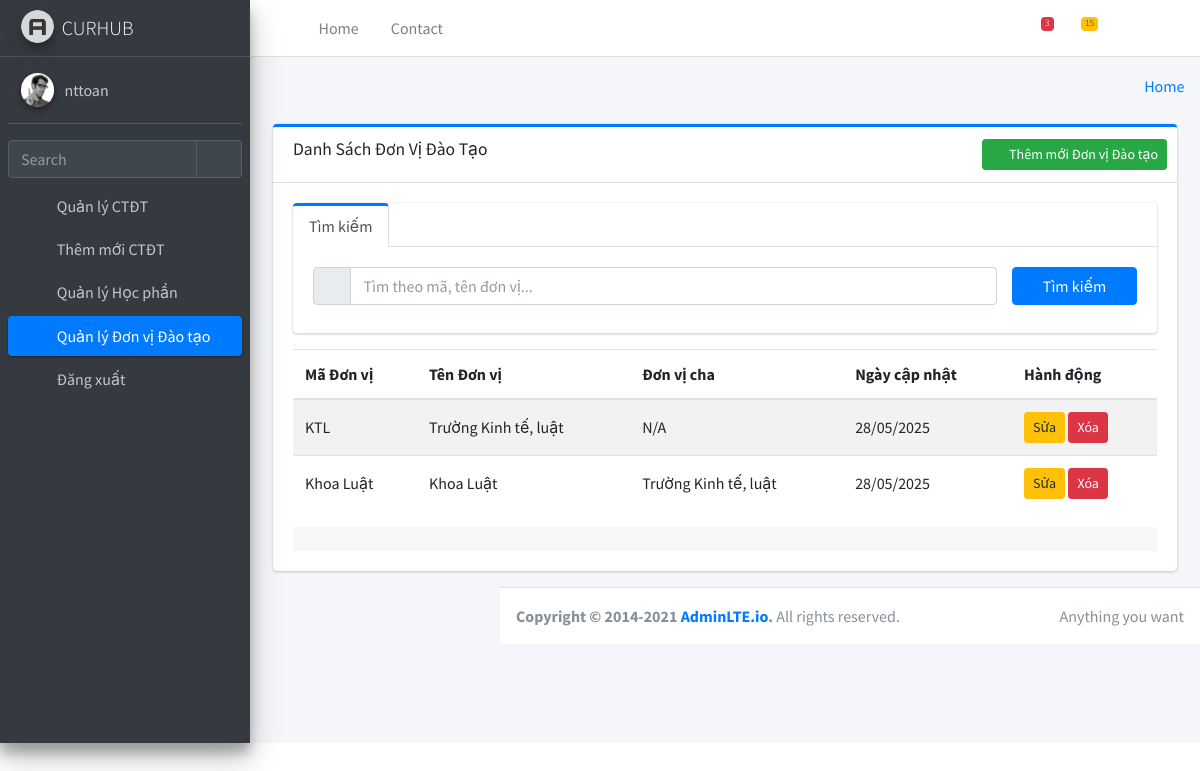
The page /daotao/danh-sach-don-vi/ (signed in) on the database its author committed.
### daotao/models.py (models this page shows, shortened)
class DonViDaoTao(models.Model):
    ma_don_vi = models.CharField(max_length=20, unique=True, verbose_name="Mã đơn vị")
    ten_don_vi = models.CharField(max_length=255, verbose_name="Tên đơn vị đào tạo")
    don_vi_cha = models.ForeignKey(
        'self', on_delete=models.SET_NULL, null=True, blank=True,
        related_name='don_vi_con', verbose_name="Đơn vị cha"
    )
    mo_ta = models.TextField(blank=True, null=True, verbose_name="Mô tả đơn vị")
    ngay_tao = models.DateTimeField(auto_now_add=True, verbose_name="Ngày tạo")
    ngay_cap_nhat = models.DateTimeField(auto_now=True, verbose_name="Ngày cập nhật")
    class Meta:
        verbose_name = "Đơn vị Đào tạo"
        verbose_name_plural = "Các Đơn vị Đào tạo"
        ordering = ['don_vi_cha__ten_don_vi', 'ten_don_vi']

### daotao/views.py (the view)
# urls.py: path('danh-sach-don-vi/', views.danh_sach_don_vi, name='danh_sach_don_vi'),
@login_required
def danh_sach_don_vi(request):
    don_vi_list = DonViDaoTao.objects.all().order_by('ma_don_vi')
    paginator = Paginator(don_vi_list, 20)
    page_number = request.GET.get('page')
    page_obj = paginator.get_page(page_number)
    context = {
        'page_obj': page_obj,
        'page_title': 'Danh Sách Đơn Vị Đào Tạo'
    }
    return render(request, 'daotao/danh_sach_don_vi.html', context)

### daotao/templates/daotao/danh_sach_don_vi.html (shortened to what this page needs)
{% extends 'base.html' %}
{% load static %}
{% block content %}
<div class="container-fluid">
    <div class="row">
        <div class="col-md-12">
            <div class="card card-primary card-outline">
                <div class="card-header">
                    <h3 class="card-title">{{ page_title|default:"DANH SÁCH ĐƠN VỊ ĐÀO TẠO" }}</h3>
                    <div class="card-tools">
                        <a href="{% url 'daotao:them_don_vi' %}" class="btn btn-success btn-sm">
                            <i class="fas fa-plus-circle mr-1"></i> Thêm mới Đơn vị Đào tạo
                        </a>
                    </div>
                </div>
                <div class="card-body">
                    <div class="card card-primary card-outline card-outline-tabs mb-3">
                        <div class="card-header p-0 border-bottom-0">
                            <ul class="nav nav-tabs" id="custom-tabs-four-tab" role="tablist">
                                <li class="nav-item">
                                    <a class="nav-link active" id="search-tab" data-toggle="pill" href="#search-tab-pane" role="tab" aria-controls="search-tab-pane" aria-selected="true">Tìm kiếm</a>
                                </li>
                            </ul>
                        </div>
                        <div class="card-body">
                            <div class="tab-content" id="custom-tabs-four-tabContent">
                                <div class="tab-pane fade show active" id="search-tab-pane" role="tabpanel">
                                    <form method="get" action="{% url 'daotao:danh_sach_don_vi' %}" class="row g-3 align-items-center">
                                        <div class="col-lg-10 col-md-12 mb-2">
                                            <div class="input-group">
                                                <div class="input-group-prepend">
                                                    <span class="input-group-text"><i class="fas fa-search"></i></span>
                                                </div>
                                                <input type="text" name="q" class="form-control" placeholder="Tìm theo mã, tên đơn vị..." value="{{ query_search }}">
                                            </div>
                                        </div>
                                        <div class="col-lg-2 col-md-12 mb-2">
                                            <button type="submit" class="btn btn-primary w-100">Tìm kiếm</button>
                                        </div>
                                    </form>
                                </div>
                            </div>
                        </div>
                    </div>
                    <div class="table-responsive">
                    {% if page_obj %}
                    <table class="table table-striped table-valign-middle">
                        <thead>
                            <tr>
                                <th>Mã Đơn vị</th>
                                <th>Tên Đơn vị</th>
                                <th>Đơn vị cha</th>
                                <th>Ngày cập nhật</th>
                                <th>Hành động</th>
                            </tr>
                        </thead>
                        <tbody>
                            {% for don_vi in page_obj %}
                            <tr>
                                <td>{{ don_vi.ma_don_vi }}</td>
                                <td>{{ don_vi.ten_don_vi }}</td>
                                <td>{{ don_vi.don_vi_cha.ten_don_vi|default:"N/A" }}</td>
                                <td>{{ don_vi.ngay_cap_nhat|date:"d/m/Y" }}</td>
                                <td>
                                    <a href="{% url 'daotao:sua_don_vi' pk_don_vi=don_vi.pk %}" class="btn btn-warning btn-sm">Sửa</a>
                                    <a href="{% url 'daotao:xoa_don_vi' pk_don_vi=don_vi.pk %}" class="btn btn-danger btn-sm">Xóa</a>
                                </td>
                            </tr>
                            {% endfor %}
                        </tbody>
                    </table>
                    {% else %}
                    <div class="alert alert-warning text-center m-3">
                        <h4 class="alert-heading">Không tìm thấy dữ liệu!</h4>
                        <p>Không có đơn vị đào tạo nào phù hợp với điều kiện tìm kiếm của bạn.</p>
                    </div>
                    {% endif %}
                </div>
                <div class="card-footer clearfix">
                </div>
            </div>
        </div>
    </div>
</div>
{% endblock content %}

### daotao/templates/base.html (shortened to what this page needs)
{% load static %}
<!DOCTYPE html>
<html lang="en">
<head>
  <link rel="stylesheet" href="{% static 'adminlte/plugins/fontawesome-free/css/all.min.css' %}">
  <link rel="stylesheet" href="{% static 'adminlte/dist/css/adminlte.min.css' %}">
  <link rel="stylesheet" href="{% static 'adminlte/plugins/select2/css/select2.min.css' %}">
  <link rel="stylesheet" href="{% static 'adminlte/plugins/select2-bootstrap4-theme/select2-bootstrap4.min.css' %}">
  <link rel="stylesheet" href="{% static 'adminlte/plugins/summernote/summernote-bs4.min.css' %}">
</head>
<body class="hold-transition sidebar-mini">
<div class="wrapper">
  <nav class="main-header navbar navbar-expand navbar-white navbar-light">
    <ul class="navbar-nav">
      <li class="nav-item">
        <a class="nav-link" data-widget="pushmenu" href="#" role="button"><i class="fas fa-bars"></i></a>
      </li>
      <li class="nav-item d-none d-sm-inline-block">
        <a href="{% url 'daotao:danh_sach_ctdt' %}" class="nav-link">Home</a>
      </li>
      <li class="nav-item d-none d-sm-inline-block">
        <a href="#" class="nav-link">Contact</a>
      </li>
    </ul>
    <ul class="navbar-nav ml-auto">
      <li class="nav-item">
        <a class="nav-link" data-widget="navbar-search" href="#" role="button">
          <i class="fas fa-search"></i>
        </a>
      </li>
      <li class="nav-item dropdown">
        <a class="nav-link" data-toggle="dropdown" href="#">
          <i class="far fa-comments"></i>
          <span class="badge badge-danger navbar-badge">3</span>
        </a>
      </li>
      <li class="nav-item dropdown">
        <a class="nav-link" data-toggle="dropdown" href="#">
          <span class="badge badge-warning navbar-badge">15</span>
        </a>
      </li>
      <li class="nav-item">
        <a class="nav-link" data-widget="fullscreen" href="#" role="button">
          <i class="fas fa-expand-arrows-alt"></i>
        </a>
      </li>
      <li class="nav-item">
        <a class="nav-link" data-widget="control-sidebar" data-slide="true" href="#" role="button">
          <i class="fas fa-th-large"></i>
        </a>
      </li>
    </ul>
  </nav>
  <aside class="main-sidebar sidebar-dark-primary elevation-4">
    <a href="{% url 'daotao:danh_sach_ctdt' %}" class="brand-link">
      <img src="{% static 'adminlte/dist/img/AdminLTELogo.png' %}" alt="AdminLTE Logo" class="brand-image img-circle elevation-3" style="opacity: .8">
      <span class="brand-text font-weight-light">CURHUB</span>
    </a>
    <div class="sidebar">
      <div class="user-panel mt-3 pb-3 mb-3 d-flex">
        <div class="image">
          <img src="{% static 'adminlte/dist/img/user2-160x160.jpg' %}" class="img-circle elevation-2" alt="User Image">
        </div>
        <div class="info">
          <a href="#" class="d-block">{{ request.user.username }}</a>
        </div>
      </div>
      <div class="form-inline">
        <div class="input-group" data-widget="sidebar-search">
          <input class="form-control form-control-sidebar" type="search" placeholder="Search" aria-label="Search">
          <div class="input-group-append">
            <button class="btn btn-sidebar">
              <i class="fas fa-search fa-fw"></i>
            </button>
          </div>
        </div>
      </div>
      <nav class="mt-2">
        <ul class="nav nav-pills nav-sidebar flex-column" data-widget="treeview" role="menu" data-accordion="false">
          <li class="nav-item">
            <a href="{% url 'daotao:danh_sach_ctdt' %}" class="nav-link ">
                <i class="nav-icon fas fa-graduation-cap"></i>
                <p>Quản lý CTĐT</p>
            </a>
          </li>
          <li class="nav-item">
            <a href="{% url 'daotao:them_ctdt' %}" class="nav-link {% if request.resolver_match.url_name == 'them_ctdt' %}active{% endif %}">
                <i class="nav-icon fas fa-plus-circle"></i>
                <p>Thêm mới CTĐT</p>
            </a>
          </li>
          <li class="nav-item">
            <a href="{% url 'daotao:danh_sach_hoc_phan' %}" class="nav-link {% if request.resolver_match.url_name == 'danh_sach_hoc_phan' %}active{% endif %}">
                <i class="nav-icon fas fa-book"></i>
                <p>Quản lý Học phần</p>
            </a>
          </li>
          <li class="nav-item">
            <a href="{% url 'daotao:danh_sach_don_vi' %}" class="nav-link {% if request.resolver_match.url_name == 'danh_sach_don_vi' %}active{% endif %}">
                <i class="nav-icon fas fa-building"></i>
                <p>Quản lý Đơn vị Đào tạo</p>
            </a>
          </li>
          <li class="nav-item">
            <a href="#" class="nav-link" onclick="event.preventDefault(); document.getElementById('logout-form').submit();">
                <i class="nav-icon fas fa-sign-out-alt"></i>
                <p>Đăng xuất</p>
            </a>
          </li>
        </ul>
      </nav>
    </div>
  </aside>
  <div class="content-wrapper">
    <div class="content-header">
      <div class="container-fluid">
        <div class="row mb-2">
          <div class="col-sm-6">
          </div>
          <div class="col-sm-6">
            <ol class="breadcrumb float-sm-right">
              <li class="breadcrumb-item"><a href="{% url 'daotao:danh_sach_ctdt' %}">Home</a></li>
            </ol>
          </div>
        </div>
      </div>
    </div>
    <div class="content">
      <div class="container-fluid">
        {% block content %}
        {% endblock %}
      </div>
    </div>
  </div>
  <footer class="main-footer">
    <div class="float-right d-none d-sm-inline">
      Anything you want
    </div>
    <strong>Copyright &copy; 2014-2021 <a href="https://adminlte.io">AdminLTE.io</a>.</strong> All rights reserved.
  </footer>
</div>
</body>
</html>

### rows shown on the page
DonViDaoTao: ma_don_vi "KTL", ten_don_vi "Trường Kinh tế, luật", don_vi_cha.ten_don_vi "N/A", ngay_cap_nhat "28/05/2025"
DonViDaoTao: ma_don_vi "Khoa Luật", ten_don_vi "Khoa Luật", don_vi_cha.ten_don_vi "Trường Kinh tế, luật", ngay_cap_nhat "28/05/2025"

### other values the page prints
{{ request.user.username }} "nttoan"
{{ page_title|default:"DANH SÁCH ĐƠN VỊ ĐÀO TẠO" }} "Danh Sách Đơn Vị Đào Tạo"
